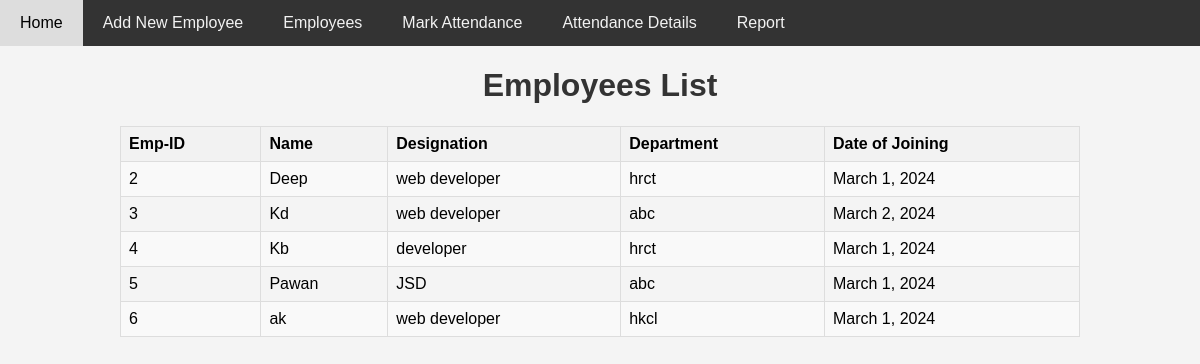
The app's page /employees/, older data.
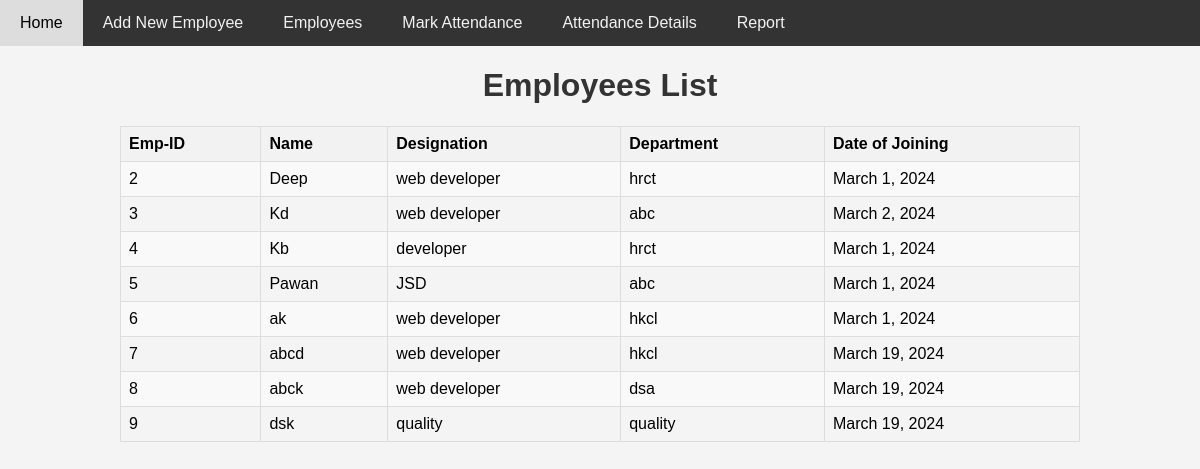
The same page, newer data.
### hrms_app/models.py (models this page shows, shortened)
class Employee(models.Model):
    name = models.CharField(max_length=100)
    designation = models.CharField(max_length=100)
    department = models.CharField(max_length=100)
    date_of_joining = models.DateField()

### hrms_app/views.py (the view)
# urls.py: path('employees/', views.employees, name='employees'),
def employees(request):
    employees_list = Employee.objects.all()
    return render(request, 'hrms_app/employees.html', {'employees': employees_list})

### hrms_app/templates/hrms_app/employees.html (shortened to what this page needs)
{% include 'base.html' %}
<!DOCTYPE html>
<html lang="en">
<head>
</head>
<body>
    <h1>Employees List</h1>
    <table>
        <tr>
            <th>Emp-ID</th>
            <th>Name</th>
            <th>Designation</th>
            <th>Department</th>
            <th>Date of Joining</th>
        </tr>
        {% for employee in employees %}
        <tr>
            <td>{{ employee.id }}</td>
            <td>{{ employee.name }}</td>
            <td>{{ employee.designation }}</td>
            <td>{{ employee.department }}</td>
            <td>{{ employee.date_of_joining }}</td>
        </tr>
        {% endfor %}
    </table>
</body>
</html>

Row changes from the older to the newer data that the page shows:
added Employee: id "7", name "abcd", designation "web developer", department "hkcl", date_of_joining "March 19, 2024"
added Employee: id "8", name "abck", designation "web developer", department "dsa", date_of_joining "March 19, 2024"
added Employee: id "9", name "dsk", designation "quality", department "quality", date_of_joining "March 19, 2024"
